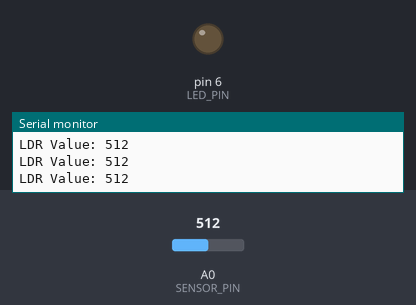
The sketch below on a simulated Arduino Uno, built with avr-gcc and run on an emulated ATmega328P. Parts: output pins drawn as LEDs (lit = HIGH), the last lines printed to the serial monitor. Inputs (shaded band) come from the test bench; at power-on: A0 (SENSOR_PIN) = 512.

Above: at 1.2 s.
1.3 s: A0 (SENSOR_PIN) set to 271
2.8 s: A0 (SENSOR_PIN) set to 246
At 4.0 s:
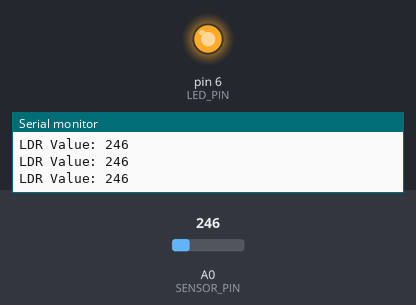
4.3 s: A0 (SENSOR_PIN) set to 270
At 5.5 s:
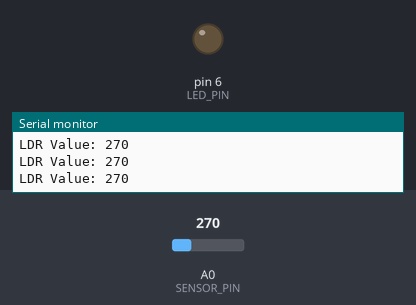
5.9 s: A0 (SENSOR_PIN) set to 250
At 6.8 s:
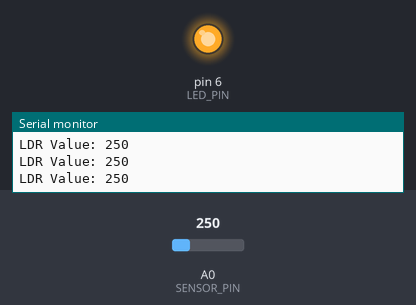
Timing chart, 0 to 8.5 s (numbered marks = the images above; inputs shaded):
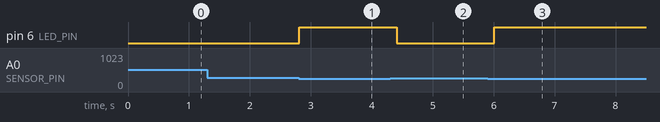

The sketch:

Smart_Light_System.ino
```cpp
const int SENSOR_PIN = A0;
const int LED_PIN = 6;

int threshold = 260;

void setup() {
  Serial.begin(115200);
  pinMode(LED_PIN, OUTPUT);
  Serial.println("LDR Test Starting...");
}

void loop() {
  int value = analogRead(SENSOR_PIN);
  Serial.print("LDR Value: ");
  Serial.println(value);

  if (value < threshold) {
    digitalWrite(LED_PIN, HIGH);  // dark -> LED on
  } else {
    digitalWrite(LED_PIN, LOW);   // bright -> LED off
  }

  delay(200);
}
```

Measured:
- the behaviour switches between 260 and 259 on A0 (SENSOR_PIN) (found by bisection; images 0 and 1)
- after the input at 2.8 s, pin 6 (LED_PIN): LOW → HIGH at once
- after the input at 4.3 s, pin 6 (LED_PIN): HIGH → LOW after 0.11 s
- after the input at 5.9 s, pin 6 (LED_PIN): LOW → HIGH after 0.11 s
